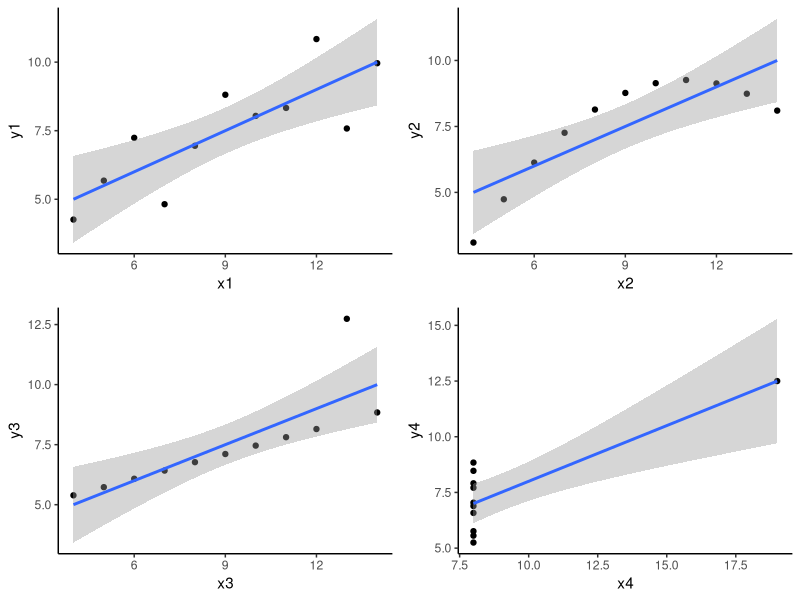
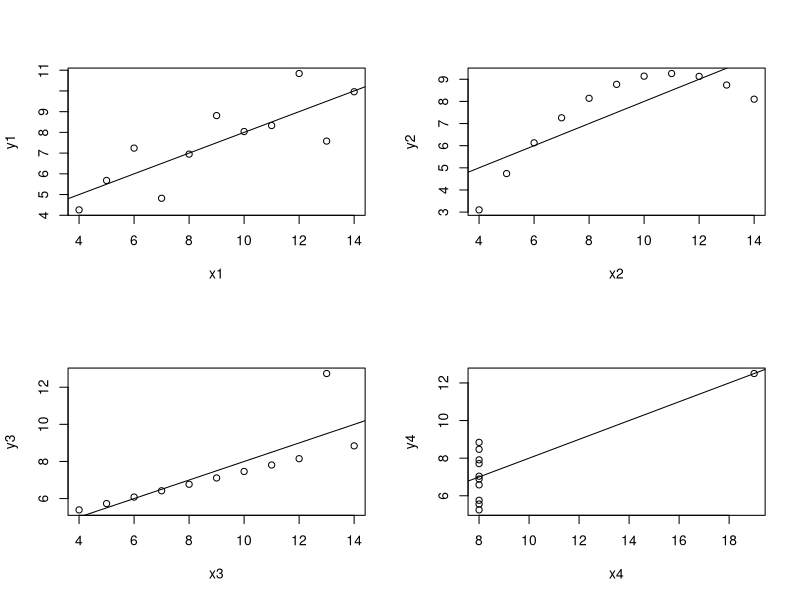
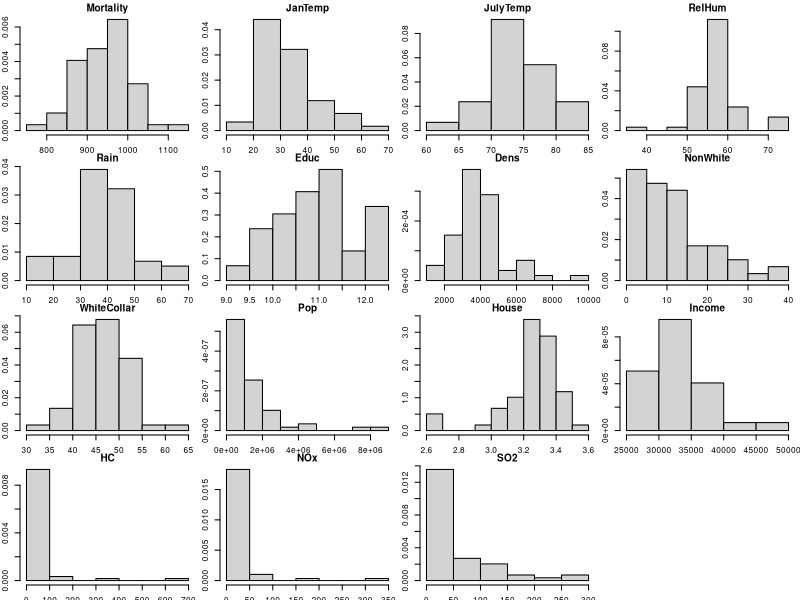
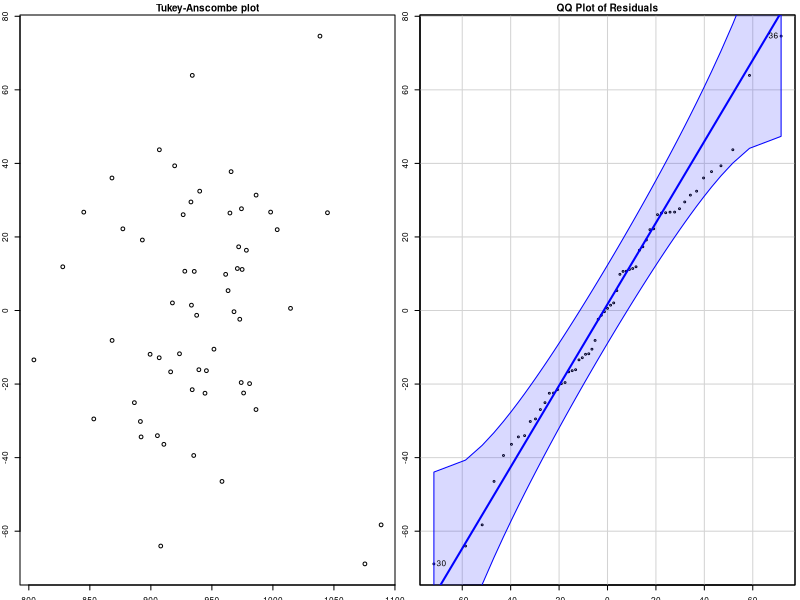
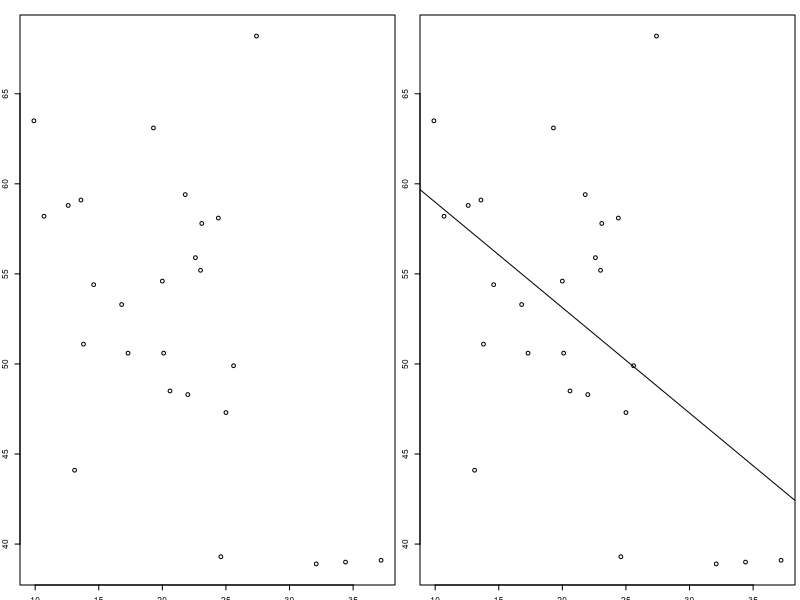
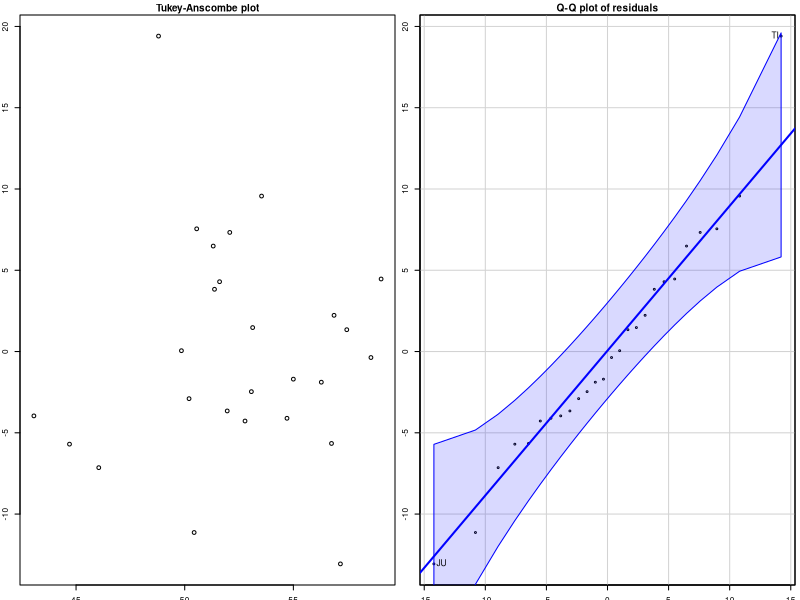
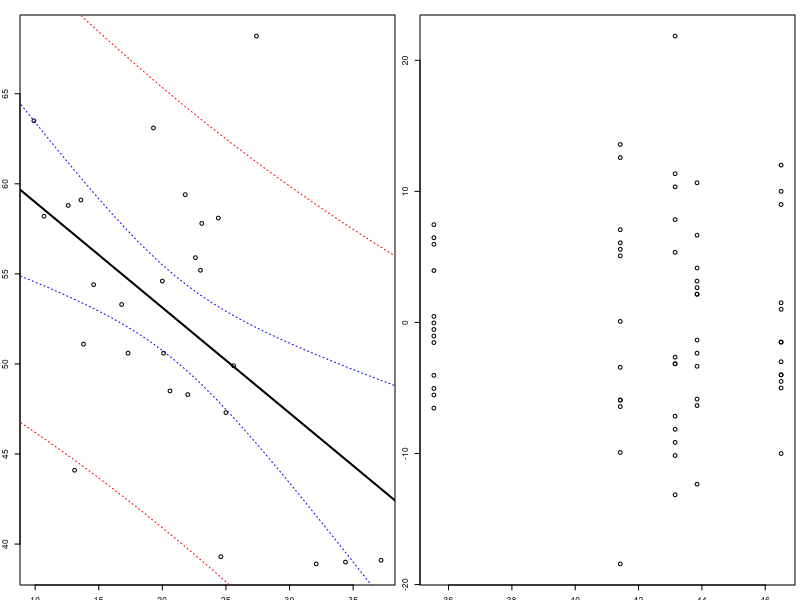
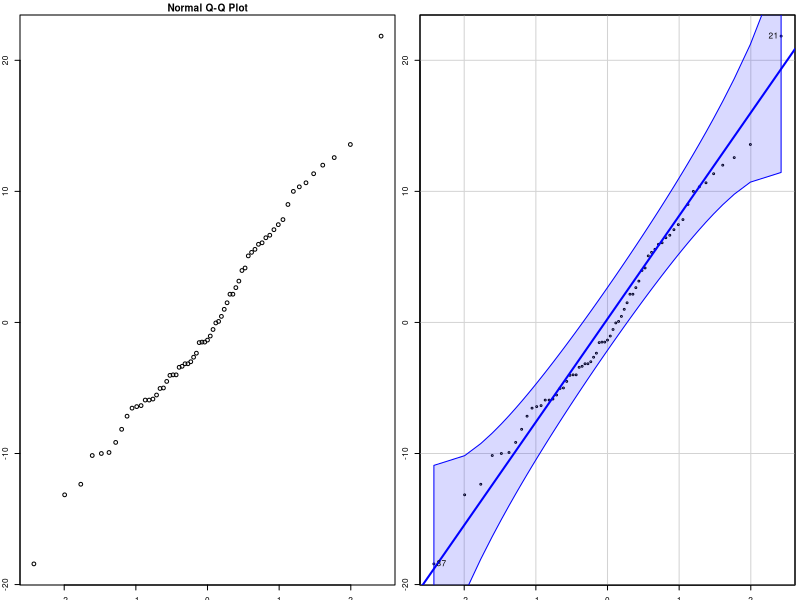

The R script that drew these images, in order:
## ---- chunk 1
knitr::opts_chunk$set(echo = TRUE)
library(ggplot2)
library(gtable)
library(grid)
library(gridExtra)
## ---- chunk 2
data(anscombe)
## ---- chunk 3
data(anscombe)
p1 = ggplot(data = anscombe,aes(x=x1,y=y1)) + 
  geom_point() +
  geom_smooth(method = lm) +
  theme_classic()

p2 = ggplot(data = anscombe,aes(x=x2,y=y2)) + 
  geom_point() +
  geom_smooth(method = lm) +
  theme_classic()

p3 = ggplot(data = anscombe,aes(x=x3,y=y3)) + 
  geom_point() +
  geom_smooth(method = lm) +
  theme_classic()

p4 = ggplot(data = anscombe,aes(x=x4,y=y4)) + 
  geom_point() +
  geom_smooth(method = lm) +
  theme_classic()


grid.arrange(p1,p2,p3,p4,nrow = 2)
## ---- chunk 4
model1 = lm(y1~x1,data=anscombe)
model2 = lm(y2~x2,data=anscombe)
model3 = lm(y3~x3,data=anscombe)
model4 = lm(y4~x4,data=anscombe)

par(mfrow=c(2,2))

plot(anscombe$x1,anscombe$y1,xlab="x1",ylab="y1")
abline(model1)

plot(anscombe$x2,anscombe$y2,xlab="x2",ylab="y2")
abline(model2)

plot(anscombe$x3,anscombe$y3,xlab="x3",ylab="y3")
abline(model3)

plot(anscombe$x4,anscombe$y4,xlab="x4",ylab="y4")
abline(model4)
## ---- chunk 5
summary(model1)
summary(model2)
## ---- chunk 6
model.params = data.frame(
  Model1 = c(model1$coefficients,summary(model1)$sigma,summary(model1)$r.squared),
  Model2 = c(model2$coefficients,summary(model2)$sigma,summary(model2)$r.squared),
  Model3 = c( model3$coefficients,summary(model3)$sigma,summary(model3)$r.squared),
  Model4 =c(model4$coefficients,summary(model4)$sigma,summary(model4)$r.squared))

rownames(model.params)= c("intercept","slope","sigma","R2")

knitr::kable(model.params)
## ---- chunk 7
farm = read.table("farm.dat", header = TRUE)
farm.fit <- lm(Dollar ~ cows, data = farm)
summary(farm.fit)
## ---- chunk 8
predict(farm.fit, interval = "confidence")
predict(farm.fit, newdataframe = data.frame(cows=c(0,20,8.85), interval = "confidence"))
## ---- chunk 9
farm.fit2 <- lm(Dollar ~ acres, data = farm)
summary(farm.fit2)

farm.fit3 <- lm(Dollar ~ acres + cows, data = farm)
summary(farm.fit3)
## ---- chunk 10
airp <- read.csv("airpollution.csv")
airp$City <- NULL #deletes the Cities names (da x in for loop numerisch sein muss)
par(mfrow = c(4, 4), mar = c(1.5, 2, 1.5, 0.5), cex = 0.5) # for a display

for (i in 1:ncol(airp)) hist(airp[, i], freq = FALSE, main = colnames(airp)[i],
xlab = "", ylab = "")
## ---- chunk 11
airp$Pop <- log(airp$Pop)
airp$HC <- log(airp$HC)
airp$NOx <- log(airp$NOx)
airp$SO2 <- log(airp$SO2)
names(airp)[names(airp)=="Pop"]<-"logPop"
names(airp)[names(airp)=="HC"]<- "logHC"
names(airp)[names(airp)=="NOx"]<-"logNOx"
names(airp)[names(airp)=="SO2"]<-"logSO2"
## ---- chunk 12
airp.fit <- lm(Mortality ~ ., data = airp)
summary(airp.fit)
## ---- chunk 13

par(mfrow = c(1,2), cex = 0.5)
plot(fitted(airp.fit), resid(airp.fit), xlab = "Fitted values", ylab = "Residuals", main = "Tukey-Anscombe plot")
library("car") # needed for qqPlot
qqPlot(resid(airp.fit), dist = "norm", mean = mean(resid(airp.fit)), sd = sd(resid(airp.fit)), xlab = "Theoretical quantiles", ylab = "Empirical quantiles", main = "QQ Plot of Residuals")
## ---- chunk 14
airp.fit2 <- lm(Mortality ~ JanTemp + Rain + NonWhite + logNOx, data = airp)
summary(airp.fit2)
## ---- chunk 15
immi <- read.table("massimmigration.csv", header = TRUE, sep = '\t')
## ---- chunk 16
rownames(immi) <- immi$canton
immi$canton <- NULL #remove the cantons
plot(yes ~ foreigners, data = immi)
## ---- chunk 17
model1.fit <- lm(yes ~ foreigners, data = immi)
summary(model1.fit)
## ---- chunk 18
plot(yes ~ foreigners, data = immi)
abline(model1.fit)
## ---- chunk 19
library(car) # needed for qqPlot
## ---- chunk 20
par(mfrow = c(1, 2), cex = 0.5)
plot(fitted(model1.fit), resid(model1.fit), xlab = "Fitted values", ylab = "Residuals", main = "Tukey-Anscombe plot")

qqPlot(resid(model1.fit), dist = "norm", mean = mean(resid(model1.fit)), sd = sd(resid(model1.fit)), xlab = "Theoretical quantiles", ylab = "Empirical quantiles", main = "Q-Q plot of residuals")
## ---- chunk 21
x.val <- seq(0,40, by=1)
pred.interval <- as.data.frame(predict(model1.fit, level = 0.9, newdata = data.frame(foreigners=x.val), interval = "prediction"))
head(pred.interval)
## ---- chunk 22
x.val <- seq(0,40, by=1)
conf.band <- as.data.frame(predict(model1.fit, level = 0.9, newdata = data.frame(foreigners=x.val), interval = "confidence"))
## ---- chunk 23
plot(yes ~ foreigners, data = immi)
lines(x.val, conf.band$lwr, col="blue", lty=3)
lines(x.val, conf.band$upr, col="blue", lty=3)
lines(x.val, pred.interval$lwr, col= "red", lty=3)
lines(x.val, pred.interval$upr, col="red", lty=3)
lines(x.val, conf.band$fit, lwd=2)

## ---- chunk 24
Y_hat <- fitted(model1.fit)
Y_Bar <- mean(immi$yes)

R_square <- sum((Y_hat - Y_Bar)^2)/ sum((immi$yes - Y_Bar)^2)
R_square
## ---- chunk 25
n <- nrow(immi)
q <- 2 #The number of regression parameters needed to fit
F_stat <- (sum((Y_hat - Y_Bar)^2)/(q-1))/(sum((immi$yes - Y_hat)^2)/(n-q))
F_stat
## ---- chunk 26
summary(model1.fit)
## ---- chunk 27
immi$density <- immi$inhabitants/immi$area
model2_full <- lm(yes ~ ., data = immi)
summary(model2_full)
## ---- chunk 28
model2_reduced_1 <- update(model2_full, . ~ .-inhabitants)
anova(model2_reduced_1, model2_full)
summary(model2_reduced_1)
## ---- chunk 29
model2_reduced_2 <- update(model2_reduced_1, . ~ . -area)
anova(model2_reduced_2, model2_reduced_1)
summary(model2_reduced_2)
## ---- chunk 30
model2_reduced_3 <- update(model2_reduced_2, . ~ . -density)
anova(model2_reduced_3, model2_reduced_2)
summary(model2_reduced_3)
## ---- chunk 31
flower_data <-read.table('daffodils.csv', header = T, sep = ',')

flower_anova <-lm(Length ~ Side, data = flower_data)

summary(flower_anova)
## ---- chunk 32
plot(fitted(flower_anova), flower_anova$residuals)
qqnorm(flower_anova$residuals)

library(car)
qqPlot(flower_anova$residuals)
## ---- chunk 33
pairwise.t.test(flower_data$Length, flower_data$Side, p.adjust.method = 'bonferroni')
help("pairwise.t.test")
